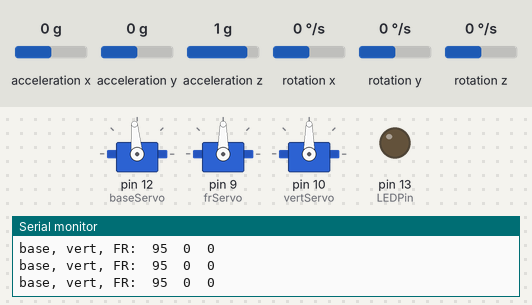
Recording of a sketch running on a simulated Arduino Uno, built with avr-gcc and run on an emulated ATmega328P. Shown: 3 × servo, output pins drawn as LEDs (lit = HIGH), the last lines printed to the serial monitor. Inputs (shaded band) come from the test bench; at power-on: acceleration y 0 g, acceleration x 0 g, acceleration z 1 g, rotation x 0 °/s, rotation y 0 °/s, rotation z 0 °/s.

Above: at 1.2 s.
1.3 s: acceleration y set to -1.4 g
At 2.5 s:
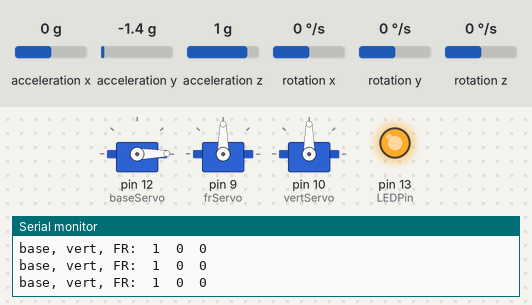
2.8 s: acceleration y set to -0.8 g
At 3.8 s:
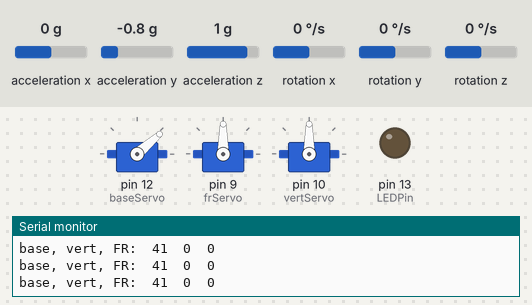
4.3 s: acceleration y set to 0.8 g
At 4.9 s:
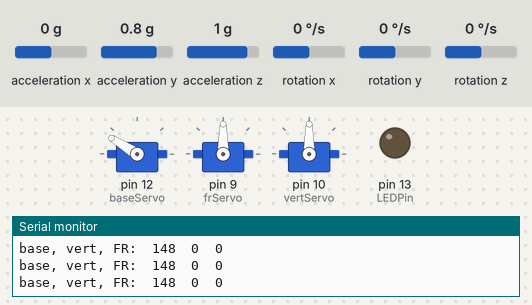
5.8 s: acceleration y set to 1.4 g
At 7.2 s:
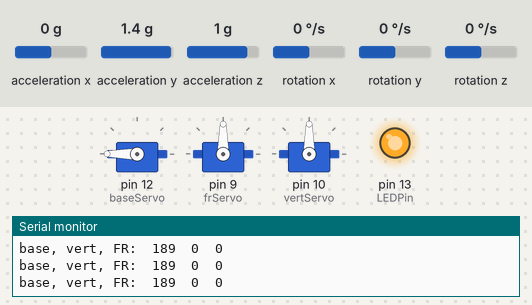
Timing chart, 0 to 8.3 s (numbered marks = the images above; inputs shaded):
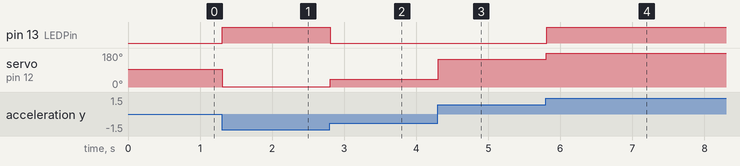

Measured:
- after the input at 1.3 s, pin 13 (LEDPin): LOW → HIGH at once; servo on pin 12 (baseServo): 95° → 1° at once
- after the input at 2.8 s, pin 13 (LEDPin): HIGH → LOW at once; servo on pin 12 (baseServo): 1° → 41° at once
- after the input at 4.3 s, servo on pin 12 (baseServo): 41° → 148° at once
- after the input at 5.8 s, pin 13 (LEDPin): LOW → HIGH at once; servo on pin 12 (baseServo): 148° → 180° at once

The sketch:

MinMaxLEDtest.ino
```cpp
#include <Servo.h>
#include <MPU6050.h>

int valx, valx2,valy,prevValx,prevValx2,prevValy,timereq;
Servo baseServo,frServo,vertServo;
MPU6050 mpu;
int16_t x,y,z;
const int LEDPin = 13;

void setup() {
  // put your setup code here, to run once:
Serial.begin(38400);
Serial.println("Initialize MPU6050");
Serial.print(mpu.testConnection() ? "Connected\n" : "Not Connected\n");
Wire.begin();
mpu.initialize();

pinMode(LEDPin, OUTPUT);

baseServo.attach(12);
frServo.attach(9);
vertServo.attach(10);
TIMSK0 = 0;
}

void loop() {
  // put your main code here, to run repeatedly:
mpu.getAcceleration(&x,&y,&z);
valy = map(y, -17000, 17000, 25, 165); //base

Serial.print("base, vert, FR:\t");
  Serial.print(valy); Serial.print("\t");
  Serial.print(valx); Serial.print("\t");
  Serial.println(valx2);


if (valy != prevValy) {
    baseServo.write(valy);
    timereq=abs(valy - prevValy);
    valy = prevValy;
    delay(timereq);
  }
  if(baseServo.read() >= 155 || baseServo.read() <= 35){
    digitalWrite(LEDPin, HIGH);
  }else{
    digitalWrite(LEDPin, LOW);
  }
}
```
